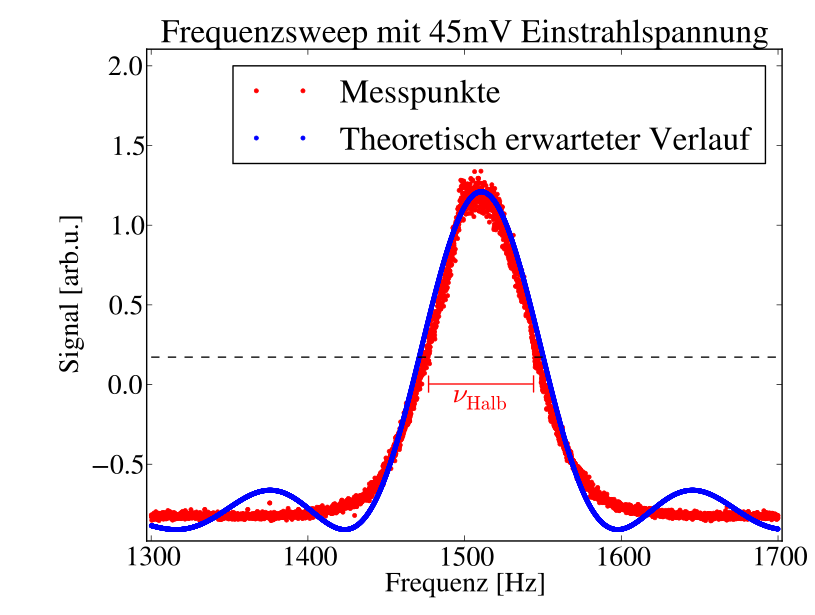

Write the Python code that produced this figure.
import numpy as np
from scipy import optimize  
import matplotlib.pyplot as plt
from pylab import *
from matplotlib.ticker import AutoMinorLocator, AutoLocator
rc('font', family = 'serif', serif = 'STIXGeneral')
# ------------------  Eingaben  ------------
Alle_Daten_plotten = True #True
Einen_Datensatz_schoen_plotten = False
read_start=14 # Erste Zeile, die eingelesen wird
abgelesene_Werte_plotten = False #False 
# ------------------------------------------

txt_filename_to_open=["05-phasenraum-045mV-minmax-FM.dat"]

data1 = [i.strip().split() for i in open(txt_filename_to_open[0]).readlines()]
theo_data=[i.strip().split() for i in open("ThFreData_von_Mathematica.dat").readlines()]
ex_data=[i.strip().split() for i in open("ExFreData_von_Mathematica.dat").readlines()]

# print theo_data

t1=[]; t2=[]; S1=[]; S2=[]

for i in range(len(data1[read_start-1:])):
    t1=append(t1,float(data1[read_start-1+i][0])) 
    S1=append(S1,float(data1[read_start-1+i][1]))
    

if  Alle_Daten_plotten == True :
    plt.figure(0)
    plt.xlabel(u"Frequenz [Hz]")
    plt.ylabel(u"Signal [arb.u.]")
    title("Frequenzsweep mit 45mV Einstrahlspannung")
    font = {'family' : 'serif',
            'weight' : 'normal',
            'size'   : 20}
    #plt.xlim([0.049,0.0885])
    plt.ylim([-1,1.5])
    matplotlib.rc('font', **font)
    subplots_adjust(left=0.18, bottom=0.12, right=0.96, top=0.92, wspace=0.2, hspace=0.2)
    # plt.plot(t1,S1,"b.", label="off")
    plt.plot(t1,ex_data,"r.", label="Messpunkte")
    plt.plot(t1,theo_data,"b.", label="Theoretisch erwarteter Verlauf")
    plt.plot([1300,1700],[0.1721,0.1721],"k--")
    s=0.05
    plt.plot([1477,1477,1477,1544,1544,1544],[0.0035-s,0.0035+s,0.0035,0.0035,0.0035-s,0.0035+s],"r")
    plt.text(1510,-0.1,r'$\nu_\mathrm{Halb}$',va="center",ha="center",color="red")
    # plt.plot([0,1],[0,0],"k--")

    plt.legend(loc=1)	
    show()
 
# # Verschiebung anpassen  
# t=t1-0.0053548
# S=S1

# def biegen(kl,x):
    # return 2.0/kl[1]/kl[0]*x+x**2/kl[0]**2/kl[1]

# # fitfunc = lambda p, x: p[0] * cos(2*pi*p[1]*x+p[2])+p[3]
# # 
# # p0 = [5.0e-02, 2.6e3, -1.9, 1.8e-4]

# kl0=[1,1]
# def resiuum(kl):
    # y=copy(S)
    
    # tide=0
    # newpoints=2.0/kl[1]/kl[0]*y+y**2/kl[0]**2/kl[1]
    # print "----------------------"
    # print "alte Punkte:",y
    # print "mit PArametern:", kl
    # print "neue Punkte:", newpoints
    # for n in range(len(t)):
        # if (t[n]>0.04000373 and t[n]<0.264918):
            # tide+=y[n]
    # print "Flaeche: ",tide
    # return abs(tide)        
    
# #klbest= optimize.fmin(resiuum,kl0)
# # print "klbest: ", klbest
# # 0.264918
# # 0.04000373
# plotx=linspace(0,0.4,6400)
# ploty=exp(-4.5*plotx)

# plt.figure(0)
# plt.xlabel(u"Intensit\xe4t [mV]")
# plt.ylabel(u"Signal [arb.u.]")
# title("Spindrehungskurve")
# font = {'family' : 'serif',
        # 'weight' : 'normal',
        # 'size'   : 20}
# #plt.xlim([0.049,0.0885])
# plt.ylim([-0.85,0.85])
# plt.xlim([0,0.4])
# matplotlib.rc('font', **font)
# subplots_adjust(left=0.18, bottom=0.12, right=0.96, top=0.92, wspace=0.2, hspace=0.2)
# # plt.plot(t,S,"r.", label="Messpunkte")
# plt.plot(t,biegen([0.85,1.14],S),"r.", label="symmetrisierte Messpunkte") #{k -> 0.85, l -> 1.14};
# plt.plot(t,theo_data,"b.", label="theorie")
# # plt.plot(plotx,ploty,"r.", label="exp")
# # plt.plot(t,biegen([1,1],S),"g.", label="Messpunkte")
# # plt.plot(t1,S1,"b.", label="Messpunkte")
# # plt.plot(t2,S2,"r.", label="Messpunkte")
# # plt.plot([0,1],[0,0],"k--")

# plt.legend(loc=1)	 
# show()

# # f = file('kl-Daten.dat', 'w')
# # for n in range(len(S)):
    # # f.write(str(biegen([-0.64,-1.58],S)[n])+'\n')
# # f.close()










# # ------- Alle Daten Plotten ---------------
# if Alle_Daten_plotten==True:
    # txt_filename_to_open=["05-phasenraum-AM-1500Hz-minmax.dat"]
        

    # data = [i.strip().split() for i in open(txt_filename_to_open[0]).readlines()]

    # t=[]
    # S=[]

    # for i in range(len(data[read_start-1:])):
        # t=append(t,float(data[read_start-1+i][0]))
        # S=append(S,float(data[read_start-1+i][1]))
    
    # k=-1
    # l=1
    
    # #fitfunc = lambda p, x: p[0]+p[1]*x+p[2]*x**2
    # def biegen(p,x):
        # return 1.0/p[0]-1-2.0/p[0]/p[1]*x+x**2/p[1]
        
    # def symmetrie(p, x, y): 
        # # print "----"
        # # print "p", p
        # # print x
        # # print y
        # Tide=0.0
        # for n in range(len(x)):
            # if (x[n]>0.02856 and x[n]<0.3929):
                # Tide+=biegen(p,y[n])**2
        # print p,Tide
        # return Tide
    # p=[random.random()*2,random.random()*2]
    # Tidebest=100000
    # while (True):
        # p=[(random.random()+1)*4,random.random()*1.1]
        # if abs(symmetrie(p,t,S))<Tidebest:
            # Tidebest=symmetrie(p,t,S)
            # print symmetrie(p,t,S)
            # Plots+=1    
            # plt.figure(Plots)
            # plt.xlabel("Frequenz [Hz]")
            # plt.ylabel("Signal [arb.u.]")
            # title("verschobene Resonanzkurven")
            # font = {'family' : 'serif',
                    # 'weight' : 'normal',
                    # 'size'   : 20}
            # #plt.xlim([0.049,0.0885])
            # plt.ylim([-1,0.4])
            # matplotlib.rc('font', **font)
            # subplots_adjust(left=0.18, bottom=0.12, right=0.96, top=0.92, wspace=0.2, hspace=0.2)
            # plt.plot(t,S,"b.", label="Messpunkte")
            # plt.plot(t,biegen([1.3,0.2],S),"r.", label="Messpunkte")

            # plt.plot([0,1],[0,0],"k--")

            # plt.legend(loc=1)	
            # show()
                        
            
            
        

    # # # pbest, success = optimize.leastsq(residuals, p0, args=(t, S))
    # # pbest, success = optimize.anneal(residuals, p0,args=(t,S))#,schedule='fast')#, T0=1e-0,Tf=1e-50,lower=[0,-10,1],upper=[0,10,1]
    # Spins=((1-S/k)**2-1)/l
    
    # Plots+=1    
    # plt.figure(Plots)
    # plt.xlabel("Frequenz [Hz]")
    # plt.ylabel("Signal [arb.u.]")
    # title("verschobene Resonanzkurven")
    # font = {'family' : 'serif',
            # 'weight' : 'normal',
            # 'size'   : 20}
    # #plt.xlim([0.049,0.0885])
    # plt.ylim([-1,0.4])
    # matplotlib.rc('font', **font)
    # subplots_adjust(left=0.18, bottom=0.12, right=0.96, top=0.92, wspace=0.2, hspace=0.2)
    # plt.plot(t,S,"b.", label="Messpunkte")
    # plt.plot(t,biegen([1.3,0.2],S), label="Messpunkte")

    # plt.plot([0,1],[0,0],"k--")

    # plt.legend(loc=1)	
    # show()
# # ------------------------------------------ 
